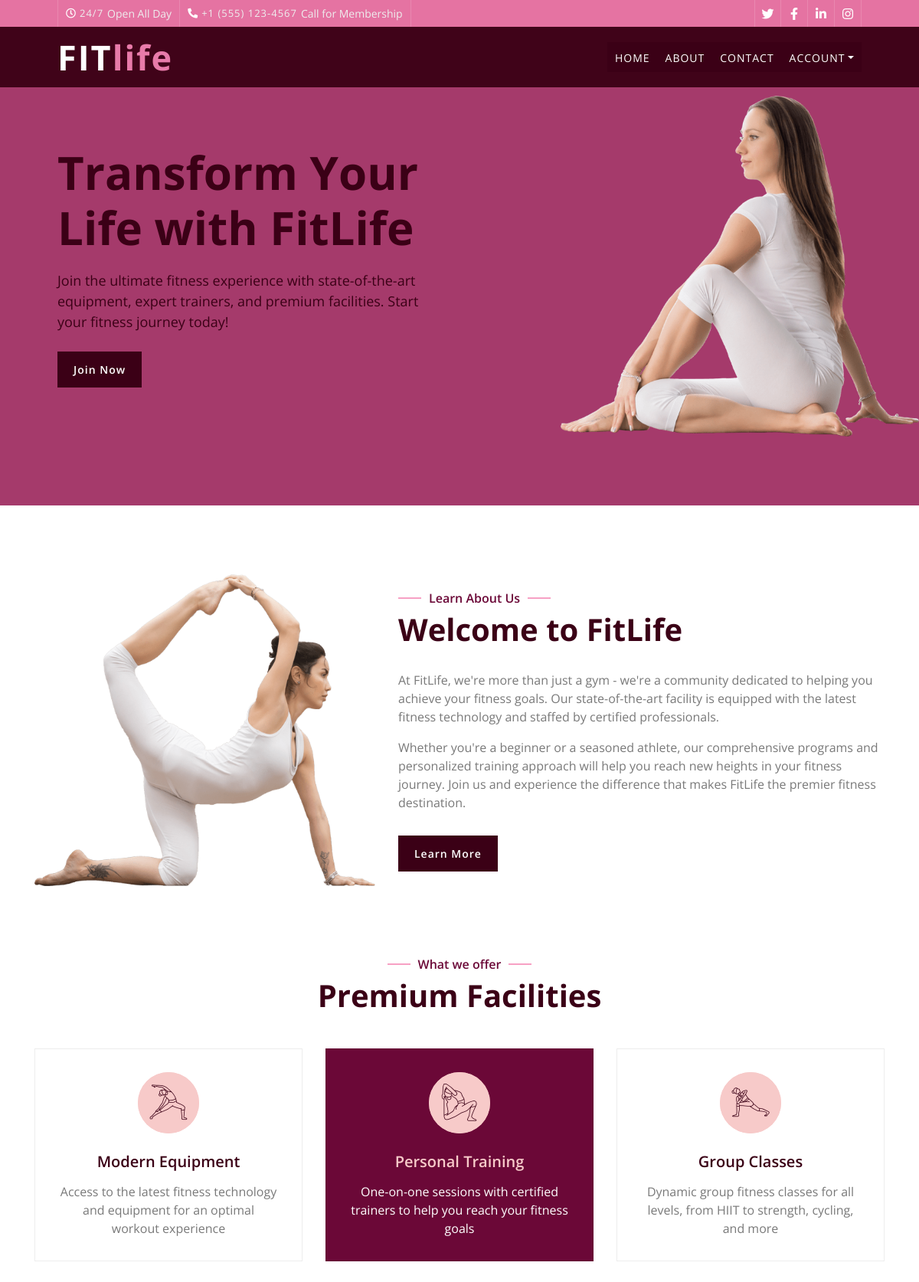
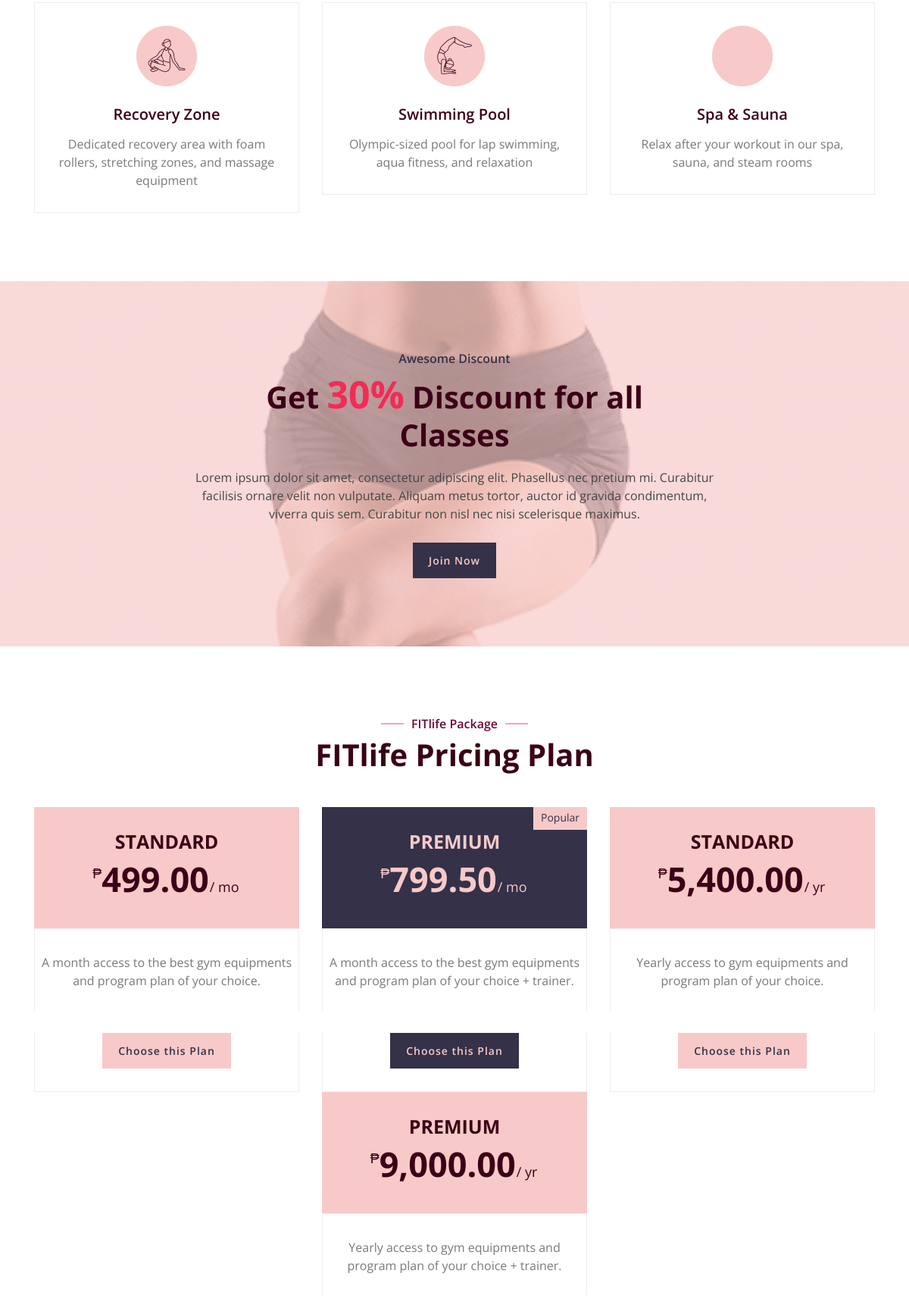
The page / (upper part) on the database its author committed (2 pictures, top to bottom).
### tables this page shows
CREATE TABLE `subscription_plans` (
  `plan_id` int(11) NOT NULL,
  `plan_name` varchar(150) NOT NULL,
  `plan_price` decimal(10,2) NOT NULL,
  `plan_desc` text NOT NULL,
  `plan_duration_days` int(50) NOT NULL,
  `plan_type` enum('monthly','yearly') NOT NULL,
  `plan_tier` varchar(50) NOT NULL,
  `plan_status` char(1) NOT NULL DEFAULT 'A' COMMENT 'A=Active,I=Inactive'
);

### index.php (the view, shortened to what this page needs)
<?php
    include_once "./config/db_connect.php";
?>
<!DOCTYPE html>
<html lang="en">
    <head>
        <link href="https://stackpath.bootstrapcdn.com/bootstrap/4.4.1/css/bootstrap.min.css" rel="stylesheet">
        <link href="https://cdnjs.cloudflare.com/ajax/libs/font-awesome/5.10.0/css/all.min.css" rel="stylesheet">
        <link href="lib/animate/animate.min.css" rel="stylesheet">
        <link href="lib/flaticon/font/flaticon.css" rel="stylesheet">
        <link href="lib/owlcarousel/assets/owl.carousel.min.css" rel="stylesheet">
        <link href="lib/lightbox/css/lightbox.min.css" rel="stylesheet">
        <link href="./style/homepage.css" rel="stylesheet">
    </head>
    <body>
        <?php include "visitor_nav.php";?>
        <div class="hero">
            <div class="container-fluid">
                <div class="row align-items-center">
                    <div class="col-sm-12 col-md-6">
                        <div class="hero-text">
                            <h1>Transform Your Life with FitLife</h1>
                            <p>
                                Join the ultimate fitness experience with state-of-the-art equipment, expert trainers, and premium facilities. Start your fitness journey today!
                            </p>
                            <div class="hero-btn">
                                <a class="btn" href="register.php">Join Now</a>
                            </div>
                        </div>
                    </div>
                    <div class="col-sm-12 col-md-6 d-none d-md-block">
                        <div class="hero-image">
                            <img src="img/hero.png" alt="Hero Image">
                        </div>
                    </div>
                </div>
            </div>
        </div>
        <div class="about wow fadeInUp" data-wow-delay="0.1s">
            <div class="container">
                <div class="row align-items-center">
                    <div class="col-lg-5 col-md-6">
                        <div class="about-img">
                            <img src="img/about.png" alt="Image">
                        </div>
                    </div>
                    <div class="col-lg-7 col-md-6">
                        <div class="section-header text-left">
                            <p>Learn About Us</p>
                            <h2>Welcome to FitLife</h2>
                        </div>
                        <div class="about-text">
                            <p>
                                At FitLife, we're more than just a gym - we're a community dedicated to helping you achieve your fitness goals. Our state-of-the-art facility is equipped with the latest fitness technology and staffed by certified professionals.
                            </p>
                            <p>
                                Whether you're a beginner or a seasoned athlete, our comprehensive programs and personalized training approach will help you reach new heights in your fitness journey. Join us and experience the difference that makes FitLife the premier fitness destination.
                            </p>
                            <a class="btn" href="about.html">Learn More</a>
                        </div>
                    </div>
                </div>
            </div>
        </div>
        <div class="service">
            <div class="container">
                <div class="section-header text-center wow zoomIn" data-wow-delay="0.1s">
                    <p>What we offer</p>
                    <h2>Premium Facilities</h2>
                </div>
                <div class="row">
                    <div class="col-lg-4 col-md-6 wow fadeInUp" data-wow-delay="0.0s">
                        <div class="service-item">
                            <div class="service-icon">
                                <i class="flaticon-workout"></i>
                            </div>
                            <h3>Modern Equipment</h3>
                            <p>
                                Access to the latest fitness technology and equipment for an optimal workout experience
                            </p>
                        </div>
                    </div>
                    <div class="col-lg-4 col-md-6 wow fadeInUp" data-wow-delay="0.2s">
                        <div class="service-item active">
                            <div class="service-icon">
                                <i class="flaticon-workout-1"></i>
                            </div>
                            <h3>Personal Training</h3>
                            <p>
                                One-on-one sessions with certified trainers to help you reach your fitness goals
                            </p>
                        </div>
                    </div>
                    <div class="col-lg-4 col-md-6 wow fadeInUp" data-wow-delay="0.4s">
                        <div class="service-item">
                            <div class="service-icon">
                                <i class="flaticon-workout-2"></i>
                            </div>
                            <h3>Group Classes</h3>
                            <p>
                                Dynamic group fitness classes for all levels, from HIIT to strength, cycling, and more
                            </p>
                        </div>
                    </div>
                    <div class="col-lg-4 col-md-6 wow fadeInUp" data-wow-delay="0.6s">
                        <div class="service-item">
                            <div class="service-icon">
                                <i class="flaticon-workout-3"></i>
                            </div>
                            <h3>Recovery Zone</h3>
                            <p>
                                Dedicated recovery area with foam rollers, stretching zones, and massage equipment
                            </p>
                        </div>
                    </div>
                    <div class="col-lg-4 col-md-6 wow fadeInUp" data-wow-delay="0.8s">
                        <div class="service-item">
                            <div class="service-icon">
                                <i class="flaticon-workout-4"></i>
                            </div>
                            <h3>Swimming Pool</h3>
                            <p>
                                Olympic-sized pool for lap swimming, aqua fitness, and relaxation
                            </p>
                        </div>
                    </div>
                    <div class="col-lg-4 col-md-6 wow fadeInUp" data-wow-delay="1s">
                        <div class="service-item">
                            <div class="service-icon">
                            </div>
                            <h3>Spa & Sauna</h3>
                            <p>
                                Relax after your workout in our spa, sauna, and steam rooms
                            </p>
                        </div>
                    </div>
                </div>
            </div>
        </div>
        <div class="discount wow zoomIn" data-wow-delay="0.1s">
            <div class="container">
                <div class="section-header text-center">
                    <p>Awesome Discount</p>
                    <h2>Get <span>30%</span> Discount for all Classes</h2>
                </div>
                <div class="container discount-text">
                    <p>
                        Lorem ipsum dolor sit amet, consectetur adipiscing elit. Phasellus nec pretium mi. Curabitur facilisis ornare velit non vulputate. Aliquam metus tortor, auctor id gravida condimentum, viverra quis sem. Curabitur non nisl nec nisi scelerisque maximus.
                    </p>
                    <a class="btn">Join Now</a>
                </div>
            </div>
        </div>
            <div class="price">
                <div class="container">
                    <div class="section-header text-center wow zoomIn" data-wow-delay="0.1s">
                        <p>FITlife Package</p>
                        <h2>FITlife Pricing Plan</h2>
                    </div>
                    <div class="row d-flex flex-wrap">
                        <?php
                        $sql = "SELECT * FROM subscription_plans WHERE plan_status = 'A' ORDER BY plan_price ASC";
                        $result = mysqli_query($conn, $sql);
                        $delay = 0.0;
                        $count = 0;
                        while ($row = mysqli_fetch_assoc($result)) {
                            $delay_value = number_format($delay, 1) . "s";
                            $is_featured = ($count === 1) ? "featured-item" : "";
                            $is_popular = ($count === 1) ? "<div class='price-status'><span>Popular</span></div>" : "";
                            $plan_type = strtolower($row['plan_type']);
                            switch ($plan_type) {
                                case 'monthly': $period = '/ mo'; break;
                                case 'yearly': $period = '/ yr'; break;
                            }
                            echo "
                            <div class='col-md-4 d-flex wow fadeInUp' data-wow-delay='{$delay_value}'>
                                <div class='price-item {$is_featured} w-100 d-flex flex-column'>
                                    <div class='price-header'>
                                        {$is_popular}
                                        <div class='price-title'>
                                            <h2>" . htmlspecialchars($row['plan_tier']) . "</h2>
                                        </div>
                                        <div class='price-prices'>
                                            <h2><small>₱</small>" . number_format($row['plan_price'], 2) . "<span>{$period}</span></h2>
                                        </div>
                                    </div>
                                    <div class='price-body'>
                                        <div class='price-description'>
                                            <ul>
                                                <li>" . nl2br(htmlspecialchars($row['plan_desc'])) . "</li>
                                            </ul>
                                        </div>
                                    </div>
                                    <div class='price-footer mt-auto'>
                                        <div class='price-action'>
                                            <a class='btn' href='index.php?page=subscribe&plan_id={$row['plan_id']}'>Choose this Plan</a>
                                        </div>
                                    </div>
                                </div>
                            </div>";
                            $delay += 0.3;
                            $count++;
                        }
                        ?>
                    </div>
                </div>
            </div>
</body>
</html>

### visitor_nav.php (shortened to what this page needs)
<!DOCTYPE html>
<html lang="en">
<head>
        <link href="https://stackpath.bootstrapcdn.com/bootstrap/4.4.1/css/bootstrap.min.css" rel="stylesheet">
        <link href="https://cdnjs.cloudflare.com/ajax/libs/font-awesome/5.10.0/css/all.min.css" rel="stylesheet">
        <link href="lib/animate/animate.min.css" rel="stylesheet">
        <link href="lib/flaticon/font/flaticon.css" rel="stylesheet">
        <link href="lib/owlcarousel/assets/owl.carousel.min.css" rel="stylesheet">
        <link href="lib/lightbox/css/lightbox.min.css" rel="stylesheet">
        <link href="./style/homepage.css" rel="stylesheet">
</head>
<body>
        <div class="top-bar d-none d-md-block" style="background-color: #E573A2;">
            <div class="container-fluid">
                <div class="row">
                    <div class="col-md-8">
                        <div class="top-bar-left">
                            <div class="text">
                                <i class="far fa-clock"></i>
                                <h2>24/7</h2>
                                <p>Open All Day</p>
                            </div>
                            <div class="text">
                                <i class="fa fa-phone-alt"></i>
                                <h2>+1 (555) 123-4567</h2>
                                <p>Call for Membership</p>
                            </div>
                        </div>
                    </div>
                    <div class="col-md-4">
                        <div class="top-bar-right">
                            <div class="social">
                                <a href=""><i class="fab fa-twitter"></i></a>
                                <a href=""><i class="fab fa-facebook-f"></i></a>
                                <a href=""><i class="fab fa-linkedin-in"></i></a>
                                <a href=""><i class="fab fa-instagram"></i></a>
                            </div>
                        </div>
                    </div>
                </div>
            </div>
        </div>
        <div class="navbar navbar-expand-lg bg-dark navbar-dark">
            <div class="container-fluid">
                <a href="?page=home" class="navbar-brand text-white">Fit<span style="color:#E87BAA">Life</span></a>
                <div class="collapse navbar-collapse justify-content-between" id="navbarCollapse">
                    <div class="navbar-nav ml-auto">
                        <a href="?page=home" class="nav-item nav-link">Home</a>
                        <a href="?page=about" class="nav-item nav-link">About</a>
                        <a href="?page=contact" class="nav-item nav-link">Contact</a>
                        <div class="nav-item dropdown">
                            <a href="#" class="nav-link dropdown-toggle" data-toggle="dropdown">Account</a>
                        </div>
                    </div>
                </div>
            </div>
        </div>
</body>
</html>

### rows shown on the page
subscription_plans: plan_tier "STANDARD", plan_price "499.00", plan_type "/ mo", plan_desc "A month access to the best gym equipments and program plan of your choice."
subscription_plans: shows "Popular", plan_tier "PREMIUM", plan_price "799.50", plan_type "/ mo", plan_desc "A month access to the best gym equipments and program plan of your choice + trainer."
subscription_plans: plan_tier "STANDARD", plan_price "5,400.00", plan_type "/ yr", plan_desc "Yearly access to gym equipments and program plan of your choice."
subscription_plans: plan_tier "PREMIUM", plan_price "9,000.00", plan_type "/ yr", plan_desc "Yearly access to gym equipments and program plan of your choice + trainer."
